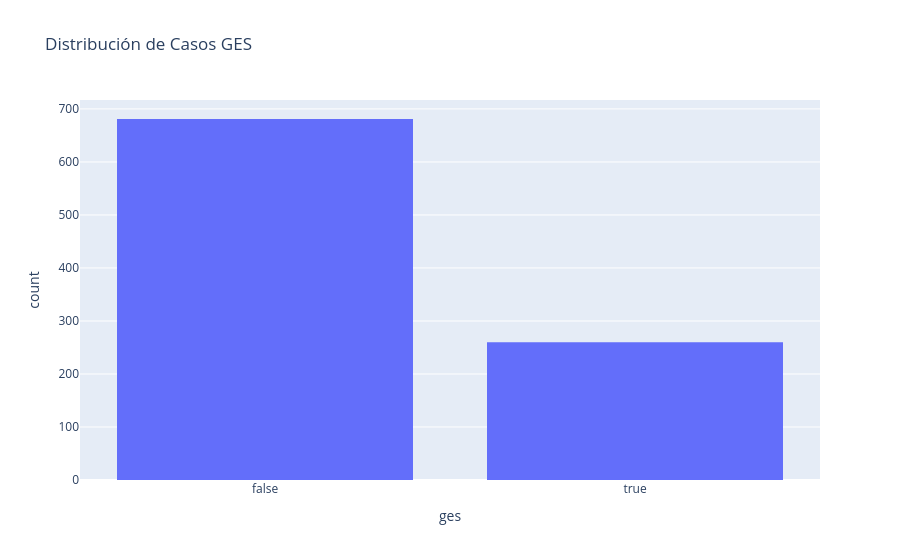

The notebook cell this image was saved under:
### Markdown cell above
# 4. Distribución de Casos GES

La variable objetivo del proyecto es `ges`.

Analizaremos la cantidad de registros clasificados como GES y No GES.

### Code cell
fig = px.histogram(
    df,
    x="ges",
    title="Distribución de Casos GES"
)

fig.show()

### Figure 1 — Plotly figure (JSON) as saved in the notebook; plotly's stock layout.template omitted (floating-point values rounded to 4 significant figures; data arrays with more than 128 entries replaced by an {"elided": "..."} marker saying what was removed)
{"data": [{"bingroup": "x", "hovertemplate": "ges=%{x}<br>count=%{y}<extra></extra>", "legendgroup": "", "marker": {"color": "#636efa", "pattern": {"shape": ""}}, "name": "", "orientation": "v", "showlegend": false, "type": "histogram", "x": {"elided": "941 bool values"}, "xaxis": "x", "yaxis": "y"}], "layout": {"barmode": "relative", "legend": {"tracegroupgap": 0}, "title": {"text": "Distribución de Casos GES"}, "xaxis": {"anchor": "y", "domain": [0, 1], "title": {"text": "ges"}}, "yaxis": {"anchor": "x", "domain": [0, 1], "title": {"text": "count"}}}}
